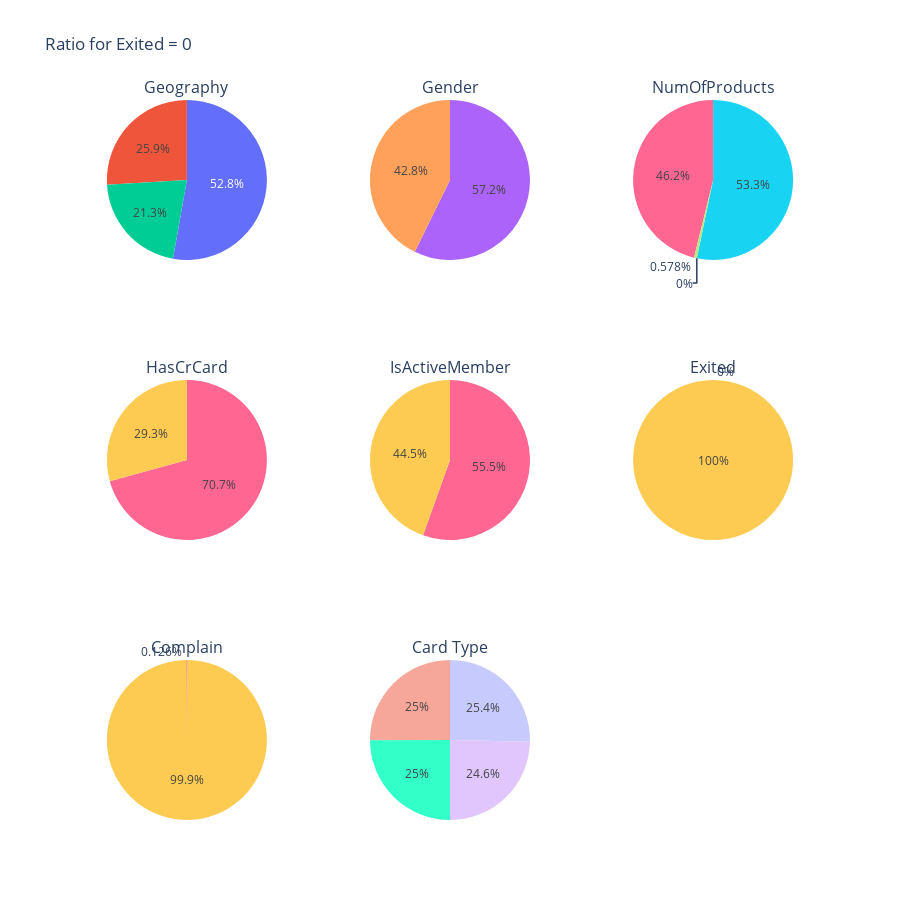

Write notebook code for a chart like this one.
### Code cell
plot_categorical_pie_charts(binary_to_categorical_not_exited, 3, 3, "Ratio for Exited = 0")

### Figure 1 — Plotly figure (JSON) as saved in the notebook; plotly's stock layout.template omitted (floating-point values rounded to 4 significant figures)
{"data": [{"domain": {"x": [0, 0.2889], "y": [0.7778, 1]}, "labels": ["France", "Spain", "Germany"], "name": "Geography", "type": "pie", "values": [4203, 2064, 1695]}, {"domain": {"x": [0.3556, 0.6444], "y": [0.7778, 1]}, "labels": ["Male", "Female"], "name": "Gender", "type": "pie", "values": [4558, 3404]}, {"domain": {"x": [0.7111, 1], "y": [0.7778, 1]}, "labels": [2, 1, 3, 4], "name": "NumOfProducts", "type": "pie", "values": [4241, 3675, 46, 0]}, {"domain": {"x": [0, 0.2889], "y": [0.3889, 0.6111]}, "labels": [1, 0], "name": "HasCrCard", "type": "pie", "values": [5630, 2332]}, {"domain": {"x": [0.3556, 0.6444], "y": [0.3889, 0.6111]}, "labels": [1, 0], "name": "IsActiveMember", "type": "pie", "values": [4416, 3546]}, {"domain": {"x": [0.7111, 1], "y": [0.3889, 0.6111]}, "labels": [0, 1], "name": "Exited", "type": "pie", "values": [7962, 0]}, {"domain": {"x": [0, 0.2889], "y": [0, 0.2222]}, "labels": [0, 1], "name": "Complain", "type": "pie", "values": [7952, 10]}, {"domain": {"x": [0.3556, 0.6444], "y": [0, 0.2222]}, "labels": ["GOLD", "SILVER", "PLATINUM", "DIAMOND"], "name": "Card Type", "type": "pie", "values": [2020, 1994, 1987, 1961]}], "layout": {"annotations": [{"font": {"size": 16}, "showarrow": false, "text": "Geography", "x": 0.1444, "xanchor": "center", "xref": "paper", "y": 1, "yanchor": "bottom", "yref": "paper"}, {"font": {"size": 16}, "showarrow": false, "text": "Gender", "x": 0.5, "xanchor": "center", "xref": "paper", "y": 1, "yanchor": "bottom", "yref": "paper"}, {"font": {"size": 16}, "showarrow": false, "text": "NumOfProducts", "x": 0.8556, "xanchor": "center", "xref": "paper", "y": 1, "yanchor": "bottom", "yref": "paper"}, {"font": {"size": 16}, "showarrow": false, "text": "HasCrCard", "x": 0.1444, "xanchor": "center", "xref": "paper", "y": 0.6111, "yanchor": "bottom", "yref": "paper"}, {"font": {"size": 16}, "showarrow": false, "text": "IsActiveMember", "x": 0.5, "xanchor": "center", "xref": "paper", "y": 0.6111, "yanchor": "bottom", "yref": "paper"}, {"font": {"size": 16}, "showarrow": false, "text": "Exited", "x": 0.8556, "xanchor": "center", "xref": "paper", "y": 0.6111, "yanchor": "bottom", "yref": "paper"}, {"font": {"size": 16}, "showarrow": false, "text": "Complain", "x": 0.1444, "xanchor": "center", "xref": "paper", "y": 0.2222, "yanchor": "bottom", "yref": "paper"}, {"font": {"size": 16}, "showarrow": false, "text": "Card Type", "x": 0.5, "xanchor": "center", "xref": "paper", "y": 0.2222, "yanchor": "bottom", "yref": "paper"}], "height": 900, "showlegend": false, "title": {"text": "Ratio for Exited = 0"}}}
